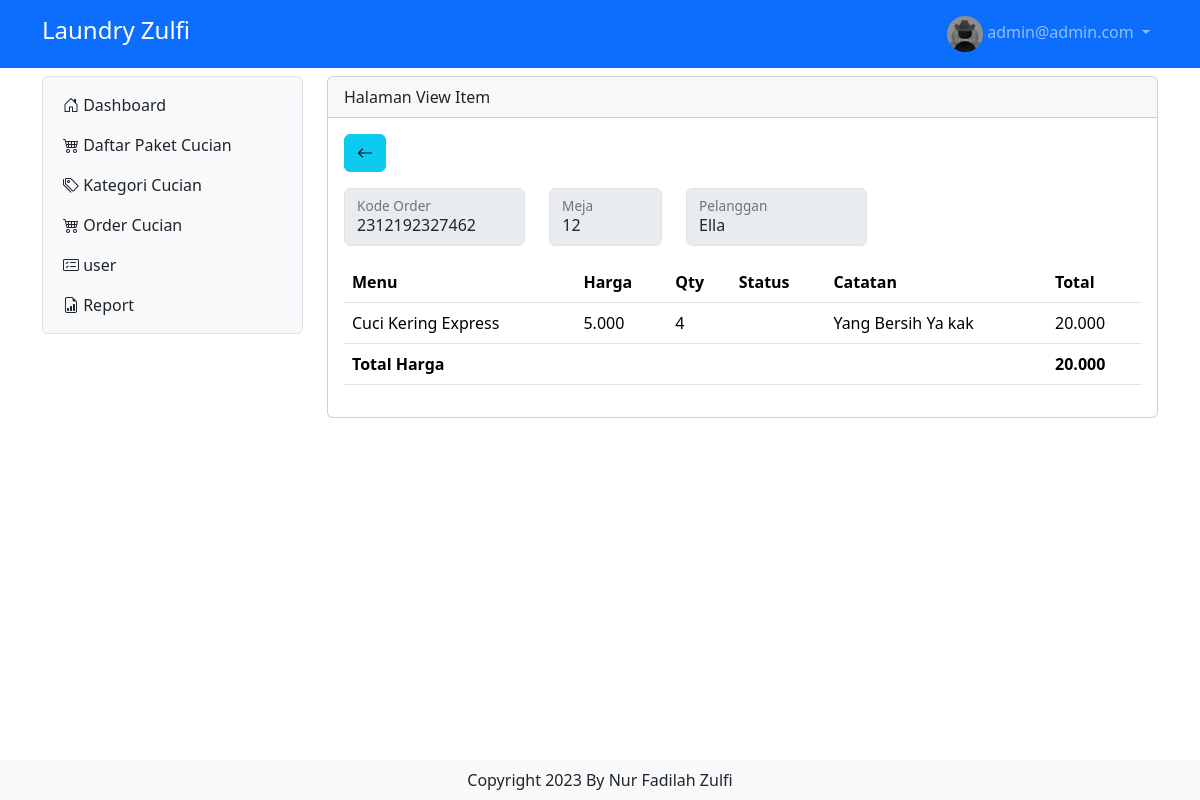
Page /?x=viewitem&order=2312192327462&meja=12&pelanggan=Ella (signed in) on the committed database.
### tables this page shows
CREATE TABLE IF NOT EXISTS `tb_user` (
  `id` int NOT NULL AUTO_INCREMENT,
  `nama` varchar(200) DEFAULT NULL,
  `username` varchar(200) DEFAULT NULL,
  `password` varchar(200) DEFAULT NULL,
  `level` int DEFAULT NULL,
  `nohp` varchar(15) DEFAULT NULL,
  `alamat` varchar(300) DEFAULT NULL,
  PRIMARY KEY (`id`)
);

CREATE TABLE IF NOT EXISTS `tb_list_order` (
  `id_list_order` int NOT NULL AUTO_INCREMENT,
  `menu` int DEFAULT NULL,
  `kode_order` bigint DEFAULT NULL,
  `jumlah` int DEFAULT NULL,
  `catatan` varchar(300) DEFAULT NULL,
  `status` int DEFAULT NULL,
  PRIMARY KEY (`id_list_order`),
  KEY `FK_tb_list_order_tb_daftar_menu` (`menu`),
  KEY `FK_tb_list_order_tb_order` (`kode_order`) USING BTREE,
  CONSTRAINT `FK_tb_list_order_tb_daftar_menu` FOREIGN KEY (`menu`) REFERENCES `tb_daftar_menu` (`id`) ON UPDATE CASCADE,
  CONSTRAINT `FK_tb_list_order_tb_order` FOREIGN KEY (`kode_order`) REFERENCES `tb_order` (`id_order`) ON UPDATE CASCADE
);

CREATE TABLE IF NOT EXISTS `tb_daftar_menu` (
  `id` int NOT NULL AUTO_INCREMENT,
  `foto` varchar(200) DEFAULT NULL,
  `nama_menu` varchar(200) DEFAULT NULL,
  `keterangan` varchar(200) DEFAULT NULL,
  `kategori` int DEFAULT NULL,
  `harga` varchar(50) DEFAULT NULL,
  `stok` varchar(50) DEFAULT NULL,
  PRIMARY KEY (`id`) USING BTREE,
  KEY `FK_tb_daftar_menu_tb_kategori_menu` (`kategori`),
  CONSTRAINT `FK_tb_daftar_menu_tb_kategori_menu` FOREIGN KEY (`kategori`) REFERENCES `tb_kategori_menu` (`id_kat_menu`) ON UPDATE CASCADE
);

### view_item.php (the view, shortened to what this page needs)
<?php
include "proses/connect.php";
$query = mysqli_query($conn, "SELECT *, SUM(harga*jumlah) AS harganya FROM tb_list_order
    LEFT JOIN tb_order ON tb_order.id_order = tb_list_order.kode_order
    LEFT JOIN tb_daftar_menu ON tb_daftar_menu.id = tb_list_order.menu
    LEFT JOIN tb_bayar ON tb_bayar.id_bayar = tb_order.id_order
    GROUP BY id_list_order
    HAVING tb_list_order.kode_order = $_GET[order]");
$kode = $_GET['order'];
$meja = $_GET['meja'];
$pelanggan = $_GET['pelanggan'];
while ($record = mysqli_fetch_array($query)) {
    $result[] = $record;
}
?>
<div class="col-lg-9 mt-2">
    <div class="card">
        <div class="card-header">
            Halaman View Item
        </div>
        <div class="card-body">
            <a href="report" class="btn btn-info mb-3"><i class="bi bi-arrow-left"></i></a>
            <div class="row">
                <div class="col-lg-3">
                    <div class="form-floating mb-3">
                        <input disabled type="text" class="form-control" id="kodeorder" value="<?php echo $kode ?>">
                        <label for="uploadFoto">Kode Order</label>
                    </div>
                </div>
                <div class="col-lg-2">
                    <div class="form-floating mb-3">
                        <input disabled type="text" class="form-control" id="meja" value="<?php echo $meja ?>">
                        <label for="uploadFoto">Meja</label>
                    </div>
                </div>
                <div class="col-lg-3">
                    <div class="form-floating mb-3">
                        <input disabled type="text" class="form-control" id="pelanggan" value="<?php echo $pelanggan ?>">
                        <label for="uploadFoto">Pelanggan</label>
                    </div>
                </div>
            </div>
            <?php
            if (empty($result)) {
                echo "Data menu makanan atau minuman tidak ada";
            } else {
            ?>
                <div class="table-responsive">
                    <table class="table table-hover">
                        <thead>
                            <tr class="text-nowrap">
                                <th scope="col">Menu</th>
                                <th scope="col">Harga</th>
                                <th scope="col">Qty</th>
                                <th scope="col">Status</th>
                                <th scope="col">Catatan</th>
                                <th scope="col">Total</th>
                            </tr>
                        </thead>
                        <tbody>
                            <?php
                            $total = 0;
                            foreach ($result as $row) {
                            ?>
                                <tr>
                                    <td>
                                        <?php echo $row['nama_menu'] ?>
                                    </td>
                                    <td>
                                        <?php echo number_format($row['harga'], 0, ',', '.') ?>
                                    </td>
                                    <td>
                                        <?php echo $row['jumlah'] ?>
                                    </td>
                                    <td>
                                    </td>
                                    <td>
                                        <?php echo $row['catatan'] ?>
                                    </td>
                                    <td>
                                        <?php echo number_format($row['harganya'], 0, ',', '.') ?>
                                    </td>
                                </tr>
                            <?php
                                $total += $row['harganya'];
                            }
                            ?>
                            <tr>
                                <td colspan="5" class="fw-bold">
                                    Total Harga
                                </td>
                                <td class="fw-bold">
                                    <?php echo number_format($total, 0, ',', '.') ?>
                                </td>
                            </tr>
                        </tbody>
                    </table>
                </div>
            <?php
            }
            ?>
        </div>
    </div>
</div>

### header.php (shortened to what this page needs)
<?php
    include "proses/connect.php";
    $query = mysqli_query($conn, "SELECT * FROM tb_user WHERE username = '$_SESSION[username_decafe]'");
?>
<nav class="navbar navbar-expand navbar-dark bg-primary sticky-top">
    <div class="container-lg">
        <a class="navbar-brand" href="."><h4>Laundry Zulfi</h4></a>
        <div class="collapse navbar-collapse justify-content-end" id="navbarNavDropdown">
            <ul class="navbar-nav">
                <li class="nav-item dropdown">
                    <a class="nav-link dropdown-toggle" href="#" role="button" data-bs-toggle="dropdown" aria-expanded="false">
                    <img src="assets/img/user.jpg" alt="mdo" width="36" height="36" class="rounded-circle">
                        <?php
                        echo $hasil['username'];
                        ?>
                    </a>
                </li>
            </ul>
        </div>
    </div>
</nav>

### rows in the picture
tb_user: username "admin@admin.com"
tb_list_order: menu.nama_menu "Cuci Kering Express", menu.harga "5.000", jumlah "4", catatan "Yang Bersih Ya kak", harganya "20.000"

### other values in the picture
$total "20.000"
